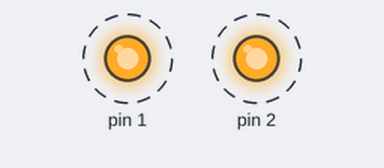
This sketch was run on a simulated Arduino Uno, built with avr-gcc and run on an emulated ATmega328P. On the bench: output pins drawn as LEDs (lit = HIGH). Dashed ring = blinking.

Above: at 0.2 s.
Timing chart, 0 to 3.0 s (numbered marks = the images above):
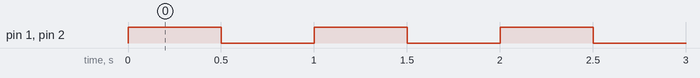

The sketch:

flashLEDSketch.ino
```cpp
void setup()
{
  pinMode(1, OUTPUT);
  pinMode(2, OUTPUT);
}

void loop()
{
  digitalWrite(1, HIGH);
  digitalWrite(2, HIGH);
  delay(500);
  digitalWrite(1, LOW);
  digitalWrite(2, LOW);
  delay(500);
}
```

Measured:
- by itself, pin 1, pin 2: alternates HIGH for 0.50 s and LOW for 0.50 s
